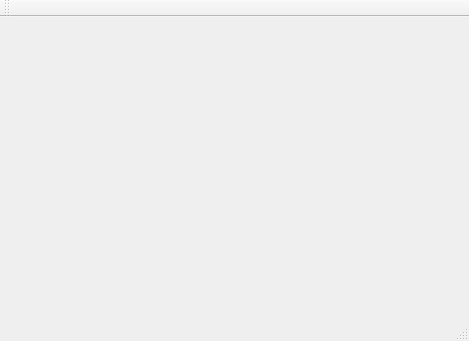
<?xml version="1.0" encoding="UTF-8"?>
<ui version="4.0">
 <class>MainWindow</class>
 <widget class="QMainWindow" name="MainWindow">
  <property name="geometry">
   <rect>
    <x>0</x>
    <y>0</y>
    <width>469</width>
    <height>341</height>
   </rect>
  </property>
  <property name="windowTitle">
   <string>Fictive Story Manager</string>
  </property>
  <widget class="QWidget" name="centralWidget"/>
  <widget class="QMenuBar" name="menuBar">
   <property name="geometry">
    <rect>
     <x>0</x>
     <y>0</y>
     <width>469</width>
     <height>21</height>
    </rect>
   </property>
  </widget>
  <widget class="QToolBar" name="mainToolBar">
   <attribute name="toolBarArea">
    <enum>TopToolBarArea</enum>
   </attribute>
   <attribute name="toolBarBreak">
    <bool>false</bool>
   </attribute>
  </widget>
  <widget class="QStatusBar" name="statusBar"/>
 </widget>
 <layoutdefault spacing="6" margin="11"/>
 <resources/>
 <connections/>
</ui>
